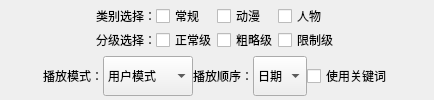
<?xml version="1.0" encoding="UTF-8"?>
<ui version="4.0">
 <class>Sets</class>
 <widget class="QWidget" name="Sets">
  <property name="geometry">
   <rect>
    <x>0</x>
    <y>0</y>
    <width>434</width>
    <height>100</height>
   </rect>
  </property>
  <property name="windowTitle">
   <string>Form</string>
  </property>
  <layout class="QVBoxLayout" name="verticalLayout">
   <property name="spacing">
    <number>0</number>
   </property>
   <property name="leftMargin">
    <number>0</number>
   </property>
   <property name="topMargin">
    <number>0</number>
   </property>
   <property name="rightMargin">
    <number>0</number>
   </property>
   <property name="bottomMargin">
    <number>0</number>
   </property>
   <item>
    <layout class="QGridLayout" name="gridLayout">
     <item row="0" column="1">
      <widget class="SubtitleLabel" name="label_purity">
       <property name="styleSheet">
        <string notr="true">font: 14pt &quot;Microsoft YaHei UI&quot;;</string>
       </property>
       <property name="text">
        <string>类别选择：</string>
       </property>
      </widget>
     </item>
     <item row="1" column="1">
      <widget class="SubtitleLabel" name="label_categories">
       <property name="styleSheet">
        <string notr="true">font: 14pt &quot;Microsoft YaHei UI&quot;;</string>
       </property>
       <property name="text">
        <string>分级选择：</string>
       </property>
      </widget>
     </item>
     <item row="0" column="4">
      <widget class="CheckBox" name="checkBox_people">
       <property name="text">
        <string>人物</string>
       </property>
      </widget>
     </item>
     <item row="1" column="3">
      <widget class="CheckBox" name="checkBox_sketchy">
       <property name="text">
        <string>粗略级</string>
       </property>
      </widget>
     </item>
     <item row="1" column="2">
      <widget class="CheckBox" name="checkBox_sfw">
       <property name="text">
        <string>正常级</string>
       </property>
      </widget>
     </item>
     <item row="0" column="2">
      <widget class="CheckBox" name="checkBox_general">
       <property name="text">
        <string>常规</string>
       </property>
      </widget>
     </item>
     <item row="0" column="3">
      <widget class="CheckBox" name="checkBox_anime">
       <property name="text">
        <string>动漫</string>
       </property>
      </widget>
     </item>
     <item row="1" column="4">
      <widget class="CheckBox" name="checkBox_nsfw">
       <property name="text">
        <string>限制级</string>
       </property>
      </widget>
     </item>
     <item row="0" column="0">
      <spacer name="horizontalSpacer">
       <property name="orientation">
        <enum>Qt::Orientation::Horizontal</enum>
       </property>
       <property name="sizeHint" stdset="0">
        <size>
         <width>40</width>
         <height>20</height>
        </size>
       </property>
      </spacer>
     </item>
     <item row="0" column="5">
      <spacer name="horizontalSpacer_2">
       <property name="orientation">
        <enum>Qt::Orientation::Horizontal</enum>
       </property>
       <property name="sizeHint" stdset="0">
        <size>
         <width>40</width>
         <height>20</height>
        </size>
       </property>
      </spacer>
     </item>
    </layout>
   </item>
   <item>
    <layout class="QHBoxLayout" name="horizontalLayout_6">
     <item>
      <spacer name="horizontalSpacer_3">
       <property name="orientation">
        <enum>Qt::Orientation::Horizontal</enum>
       </property>
       <property name="sizeHint" stdset="0">
        <size>
         <width>40</width>
         <height>20</height>
        </size>
       </property>
      </spacer>
     </item>
     <item>
      <widget class="SubtitleLabel" name="label_mode">
       <property name="styleSheet">
        <string notr="true">font: 14pt &quot;Microsoft YaHei UI&quot;;</string>
       </property>
       <property name="text">
        <string>播放模式：</string>
       </property>
      </widget>
     </item>
     <item>
      <widget class="ComboBox" name="comboBox_mode">
       <property name="minimumSize">
        <size>
         <width>0</width>
         <height>40</height>
        </size>
       </property>
       <item>
        <property name="text">
         <string>用户模式</string>
        </property>
       </item>
       <item>
        <property name="text">
         <string>收藏夹模式</string>
        </property>
       </item>
       <item>
        <property name="text">
         <string>视频模式</string>
        </property>
       </item>
      </widget>
     </item>
     <item>
      <widget class="SubtitleLabel" name="label_order">
       <property name="styleSheet">
        <string notr="true">font: 14pt &quot;Microsoft YaHei UI&quot;;</string>
       </property>
       <property name="text">
        <string>播放顺序：</string>
       </property>
      </widget>
     </item>
     <item>
      <widget class="ComboBox" name="comboBox">
       <property name="minimumSize">
        <size>
         <width>0</width>
         <height>40</height>
        </size>
       </property>
       <item>
        <property name="text">
         <string>日期</string>
        </property>
       </item>
       <item>
        <property name="text">
         <string>随机</string>
        </property>
       </item>
      </widget>
     </item>
     <item>
      <widget class="SwitchButton" name="checkBox_use_tag">
       <property name="text">
        <string>使用关键词</string>
       </property>
      </widget>
     </item>
     <item>
      <spacer name="horizontalSpacer_4">
       <property name="orientation">
        <enum>Qt::Orientation::Horizontal</enum>
       </property>
       <property name="sizeHint" stdset="0">
        <size>
         <width>40</width>
         <height>20</height>
        </size>
       </property>
      </spacer>
     </item>
    </layout>
   </item>
  </layout>
 </widget>
 <customwidgets>
  <customwidget>
   <class>SubtitleLabel</class>
   <extends>QLabel</extends>
   <header>qfluentwidgets.components.widgets</header>
  </customwidget>
  <customwidget>
   <class>SwitchButton</class>
   <extends>QCheckBox</extends>
   <header>qfluentwidgets.components.widgets</header>
  </customwidget>
  <customwidget>
   <class>CheckBox</class>
   <extends>QCheckBox</extends>
   <header>qfluentwidgets.components.widgets</header>
  </customwidget>
  <customwidget>
   <class>ComboBox</class>
   <extends>QComboBox</extends>
   <header>qfluentwidgets.components.widgets</header>
  </customwidget>
 </customwidgets>
 <resources/>
 <connections/>
</ui>
